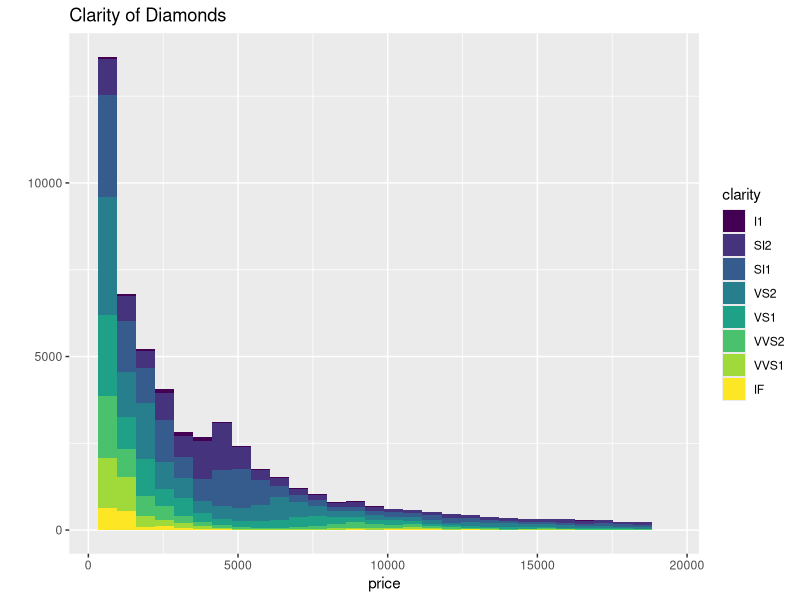
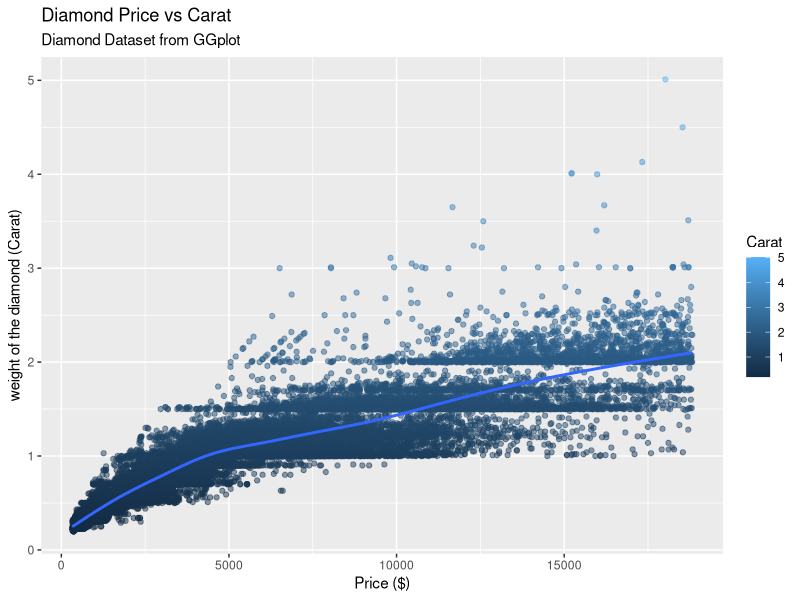
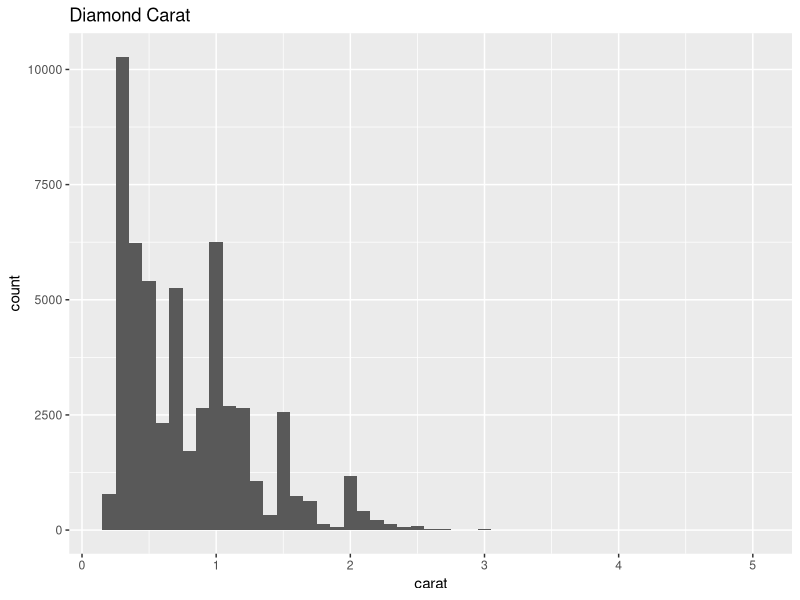
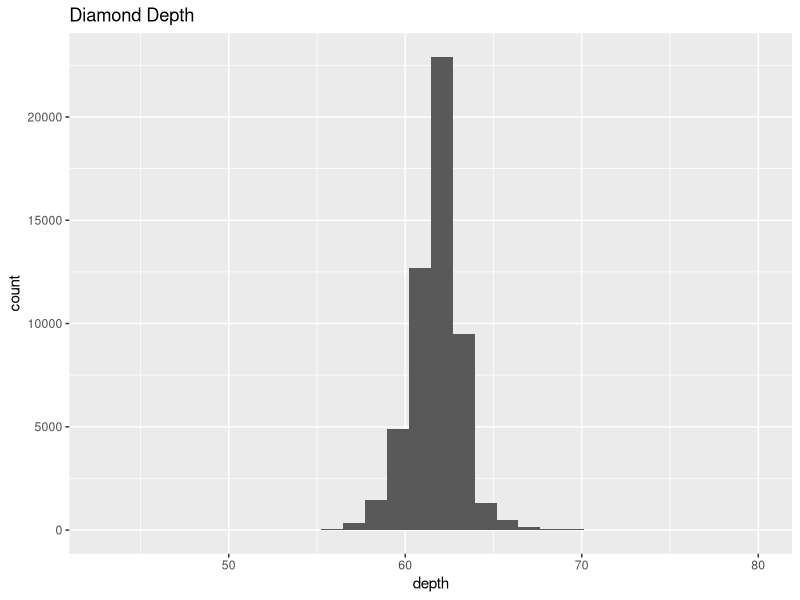
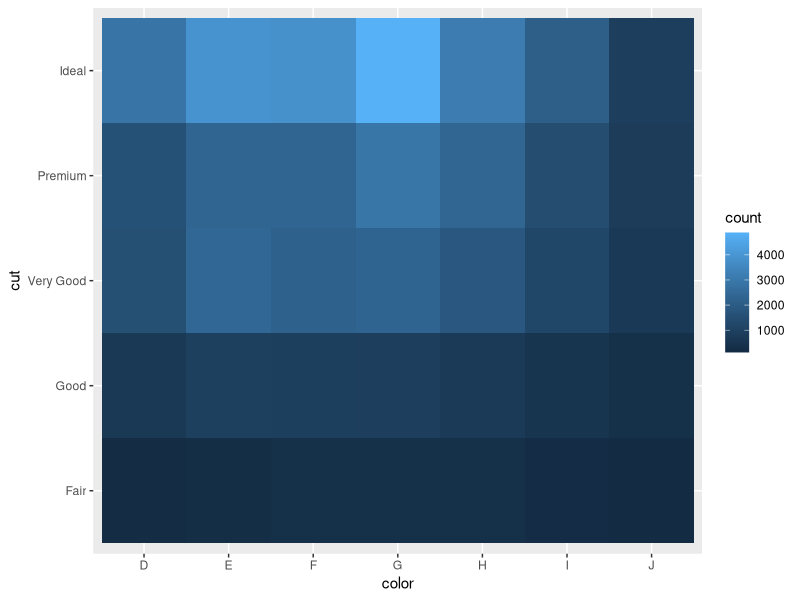
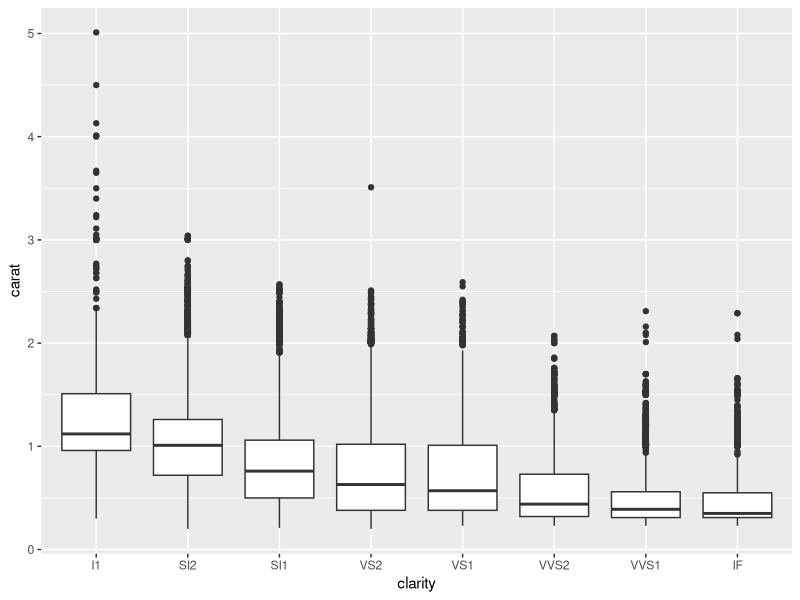
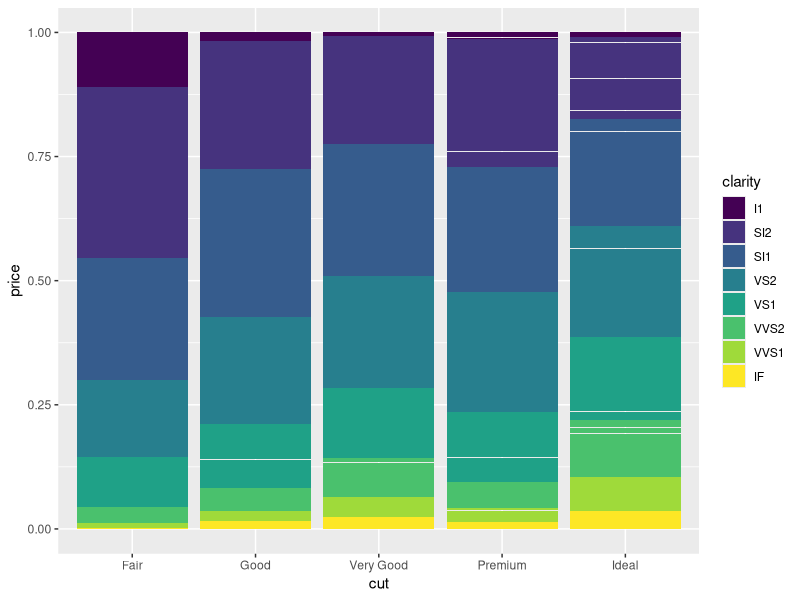
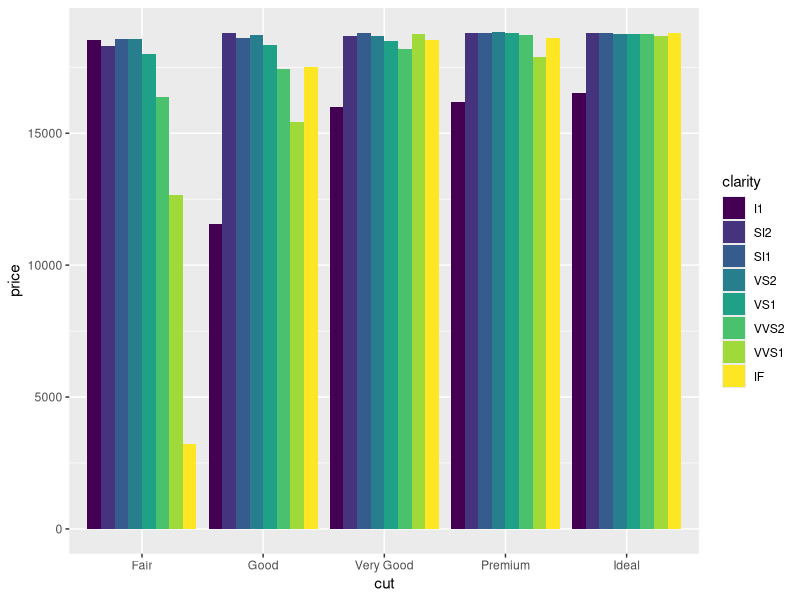

Reproduce these figures in R, in order.
## ---- chunk 1
library(ggplot2)
head(diamonds)
## ---- chunk 2
#load library
library(ggplot2)
#Plot price vs diamond clarity
qplot(data = diamonds, x=price, geom = "histogram",
      main = "Clarity of Diamonds", fill = clarity)
## ---- chunk 3
viz <- ggplot(data=diamonds, aes(x=price, y=carat)) +
       geom_point(aes(color=carat), alpha=.5) +
       geom_smooth()+
       labs(title="Diamond Price vs Carat", subtitle="Diamond Dataset from GGplot", x="Price ($)", y="weight of the diamond (Carat)", color = "Carat")
# Prints the plot
viz
## ---- chunk 4
diamonds_histogram_binwidth <- 
  ggplot(diamonds, aes(x = carat)) + 
  labs(title = "Diamond Carat") +
  geom_histogram(binwidth = 0.1)
diamonds_histogram_binwidth
## ---- chunk 5
diamonds_histogram_cut <- 
  ggplot(diamonds, aes(x = depth)) + 
  labs(title = "Diamond Depth") +
  geom_histogram()
diamonds_histogram_cut
## ---- chunk 6
diamond_heatmap <- 
  ggplot(diamonds,
         aes(x = color,
             y = cut)) +
  geom_bin2d()

diamond_heatmap
## ---- chunk 7
diamond_boxplot <- 
  ggplot(diamonds, 
         aes(x = clarity, y = carat))  +
  geom_boxplot()

diamond_boxplot
## ---- chunk 8
diamond_stackedbar_fill <- 
  ggplot(diamonds, 
         aes(x = cut, 
             y = price, 
             fill = clarity)) + 
  geom_col(position = "fill")

diamond_stackedbar_fill
## ---- chunk 9
diamond_clusteredbar <- 
  ggplot(diamonds, 
         aes(x = cut, 
             y = price, 
             fill = clarity)) +
  geom_col(position = "dodge")

diamond_clusteredbar
